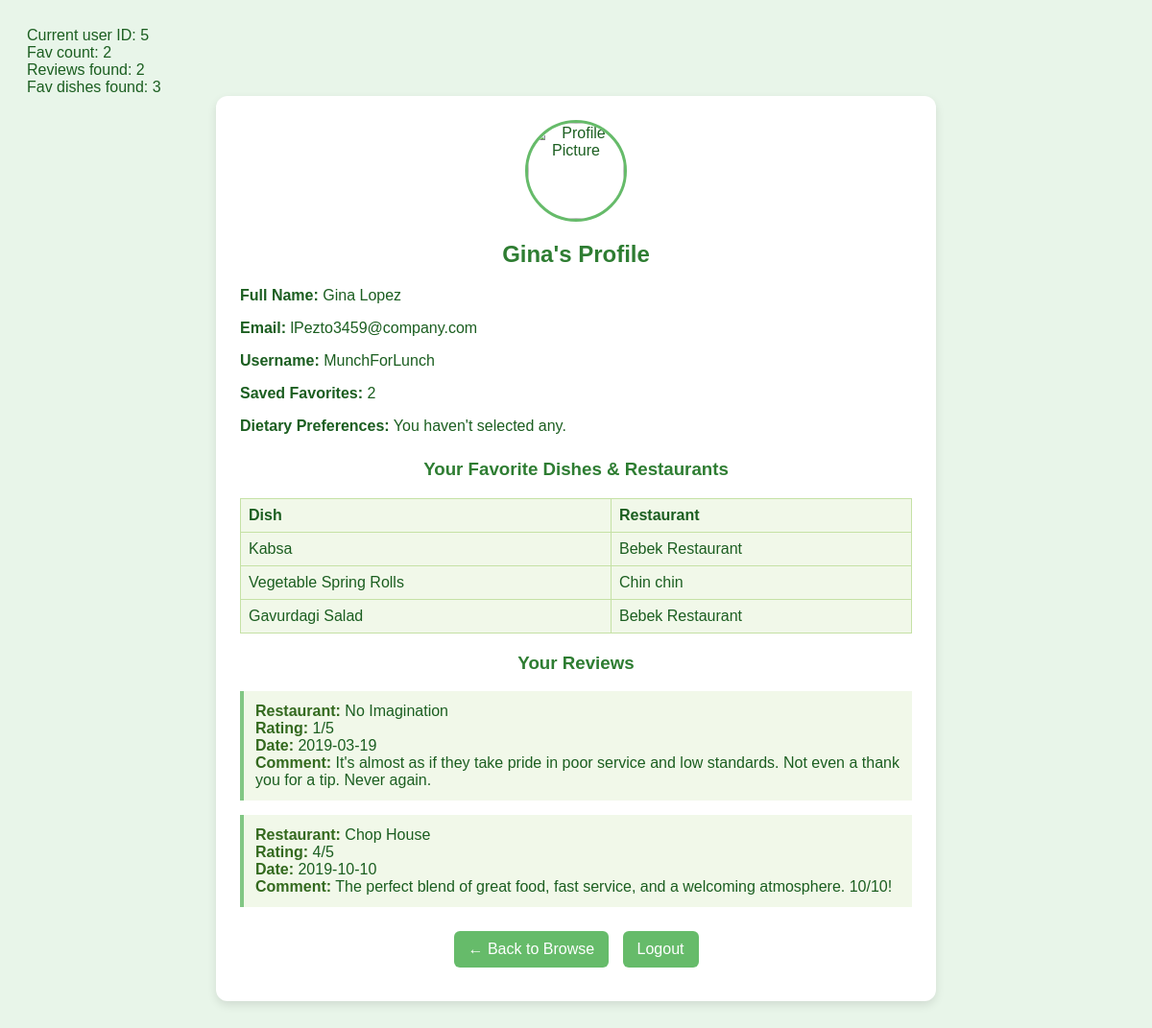
The page /usProfile.php (signed in) on the database its author committed.
### tables this page shows
CREATE TABLE `Users` (
  `userID` int(11) NOT NULL,
  `firstName` varchar(25) NOT NULL,
  `lastName` varchar(35) NOT NULL,
  `email` varchar(35) NOT NULL,
  `username` varchar(20) NOT NULL,
  `userPassword` varchar(255) NOT NULL
);

CREATE TABLE `Dish` (
  `dishID` int(11) NOT NULL,
  `restaurantID` int(11) DEFAULT NULL,
  `name` varchar(40) NOT NULL,
  `price` float DEFAULT NULL,
  `description` varchar(85) DEFAULT NULL,
  `isAvailable` tinyint(1) DEFAULT 0,
  `DietID` int(11) DEFAULT NULL
);

CREATE TABLE `Restaurant` (
  `restaurantID` int(11) NOT NULL,
  `name` varchar(100) NOT NULL,
  `location` varchar(100) DEFAULT NULL,
  `operationStatus` varchar(40) DEFAULT NULL
);

CREATE TABLE `Reviews` (
  `reviewID` int(11) NOT NULL,
  `userID` int(11) DEFAULT NULL,
  `restaurantID` int(11) DEFAULT NULL,
  `rating` int(1) NOT NULL,
  `commentLeft` varchar(1000) NOT NULL,
  `datePosted` date NOT NULL
);

### public/usProfile.php (the view, shortened to what this page needs)
<?php
include '../includes/dbConn.php';
$userID = $_SESSION['userID'];
echo "Current user ID: " . $userID . "<br>";
$stmt = $conn->prepare("SELECT firstName, lastName, email, username FROM `Users` WHERE userID = ?");
$stmt->bind_param("i", $userID);
$stmt->execute();
$result = $stmt->get_result();
$user = $result->fetch_assoc();
$firstName = $user['firstName'];
$lastName = $user['lastName'];
$email = $user['email'];
$username = $user['username'];
$favSql = "SELECT COUNT(*) FROM FavouriteRestaurant WHERE userID = ?";
$favStmt = $conn->prepare($favSql);
$favStmt->bind_param("i", $userID);
$favStmt->execute();
$favStmt->bind_result($favoriteCount);
echo "Fav count: $favoriteCount<br>";
$reviewSql = "
    SELECT r.commentLeft, r.rating, r.datePosted, res.name AS restaurantName
    FROM Reviews r
    JOIN Restaurant res ON r.restaurantID = res.restaurantID
    WHERE r.userID = ?";
$reviewStmt = $conn->prepare($reviewSql);
$reviewStmt->bind_param("i", $userID);
$reviewStmt->execute();
$reviewResult = $reviewStmt->get_result();
echo "Reviews found: " . $reviewResult->num_rows . "<br>";
$dietSql = "
    SELECT d.name, d.description
    FROM FavouriteDiet fd
    JOIN DietaryPreference d ON fd.dietID = d.dietID
    WHERE fd.userID = ?";
$dietStmt = $conn->prepare($dietSql);
$dietStmt->bind_param("i", $userID);
$dietStmt->execute();
$dietResult = $dietStmt->get_result();
$favCombinedSql = "
    SELECT d.name AS dishName, r.name AS restaurantName
    FROM FavouriteDish fd
    JOIN Dish d ON fd.dishID = d.dishID
    JOIN Restaurant r ON d.restaurantID = r.restaurantID
    WHERE fd.userID = ?";
$favCombinedStmt = $conn->prepare($favCombinedSql);
$favCombinedStmt->bind_param("i", $userID);
$favCombinedStmt->execute();
$favCombinedResult = $favCombinedStmt->get_result();
echo "Fav dishes found: " . $favCombinedResult->num_rows . "<br>";
?>
<!DOCTYPE html>
<html lang="en">
<head>
</head>
<body>
    <div class="container">
        <div class="profile-pic">
            <img src="https://cdn-icons-png.flaticon.com/512/149/149071.png" alt="Profile Picture">
        </div>
        <h2><?php echo htmlspecialchars($firstName); ?>'s Profile</h2>
        <div class="info">
            <p><strong>Full Name:</strong> <?php echo htmlspecialchars($firstName . " " . $lastName); ?></p>
            <p><strong>Email:</strong> <?php echo htmlspecialchars($email); ?></p>
            <p><strong>Username:</strong> <?php echo htmlspecialchars($username); ?></p>
            <p><strong>Saved Favorites:</strong> <?php echo $favoriteCount; ?></p>
            <?php if ($dietResult->num_rows > 0): ?>
                <p><strong>Dietary Preferences:</strong></p>
                <ul>
                    <?php while ($diet = $dietResult->fetch_assoc()): ?>
                       <li>
                          <strong><?php echo htmlspecialchars($diet['name']); ?></strong>
                          <?php if ($diet['description']): ?>
                            - <?php echo htmlspecialchars($diet['description']); ?>
                          <?php endif; ?>
                       </li>
                    <?php endwhile; ?>
                </ul>
            <?php else: ?>
                <p><strong>Dietary Preferences:</strong> You haven't selected any.</p>
            <?php endif; ?>
        </div>
        <div class="reviews">
            <h3>Your Favorite Dishes & Restaurants</h3>
            <?php if ($favCombinedResult->num_rows > 0): ?>
                <table>
                    <tr>
                        <th>Dish</th>
                        <th>Restaurant</th>
                    </tr>
                    <?php while ($row = $favCombinedResult->fetch_assoc()): ?>
                    <tr>
                        <td><?php echo htmlspecialchars($row['dishName']); ?></td>
                        <td><?php echo htmlspecialchars($row['restaurantName']); ?></td>
                    </tr>
                    <?php endwhile; ?>
                </table>
            <?php else: ?>
                <p>You haven't favorited any dishes yet.</p>
            <?php endif; ?>
            <h3>Your Reviews</h3>
            <?php
            if ($reviewResult->num_rows > 0) {
                while ($row = $reviewResult->fetch_assoc()) {
                    echo "<div class='review-box'>";
                    echo "<strong>Restaurant:</strong> " . htmlspecialchars($row['restaurantName']) . "<br>";
                    echo "<strong>Rating:</strong> " . htmlspecialchars($row['rating']) . "/5<br>";
                    echo "<strong>Date:</strong> " . htmlspecialchars($row['datePosted']) . "<br>";
                    echo "<strong>Comment:</strong> " . nl2br(htmlspecialchars($row['commentLeft']));
                    echo "</div>";
                }
            } else {
                echo "<p>You haven’t written any reviews yet.</p>";
            }
            ?>
        </div>
        <div style="text-align: center;">
            <a href="browse.php" class="back-btn">← Back to Browse</a>
            <a href="index.php" class="logout-btn">Logout</a>
        </div>
    </div>
</body>
</html>

### public/usProfile.php (style rules this page uses)
body { font-family: Arial, sans-serif; background-color: #e8f5e9; color: #1b5e20; padding: 20px; }
.container { max-width: 700px; margin: auto; background: #fff; padding: 25px; border-radius: 12px; box-shadow: 0 4px 10px rgba(0,0,0,0.1); }
.profile-pic { text-align: center; }
.profile-pic img { width: 100px; height: 100px; border-radius: 50%; border: 3px solid #66bb6a; }
h2, h3 { text-align: center; color: #2e7d32; }
.info p { font-size: 16px; }
.back-btn, .logout-btn { display: inline-block; margin: 10px 5px; padding: 10px 15px; background-color: #66bb6a; color: white; text-decoration: none; border-radius: 6px; }
.reviews { margin-top: 25px; }
.review-box { background-color: #f1f8e9; padding: 12px; margin-bottom: 15px; border-left: 4px solid #81c784; }
.review-box strong { color: #33691e; }
table { width: 100%; border-collapse: collapse; background-color: #f1f8e9; margin-bottom: 20px; }
th, td { padding: 8px; border: 1px solid #c5e1a5; text-align: left; }

### rows shown on the page
users: firstName "Gina", firstName+lastName "Gina Lopez", email "lPezto3459@company.com", username "MunchForLunch"
dish: name "Kabsa", restaurantID.name "Bebek Restaurant"
dish: name "Vegetable Spring Rolls", restaurantID.name "Chin chin"
dish: name "Gavurdagi Salad", restaurantID.name "Bebek Restaurant"
reviews: restaurantID.name "No Imagination", rating "1", datePosted "2019-03-19", commentLeft "It's almost as if they take pride in poor service and low standards. Not even a thank you for a tip. Never again."
reviews: restaurantID.name "Chop House", rating "4", datePosted "2019-10-10", commentLeft "The perfect blend of great food, fast service, and a welcoming atmosphere. 10/10!"

### other values the page prints
$userID "5"
$favoriteCount "2"
$reviewResult->num_rows "2"
$favCombinedResult->num_rows "3"
